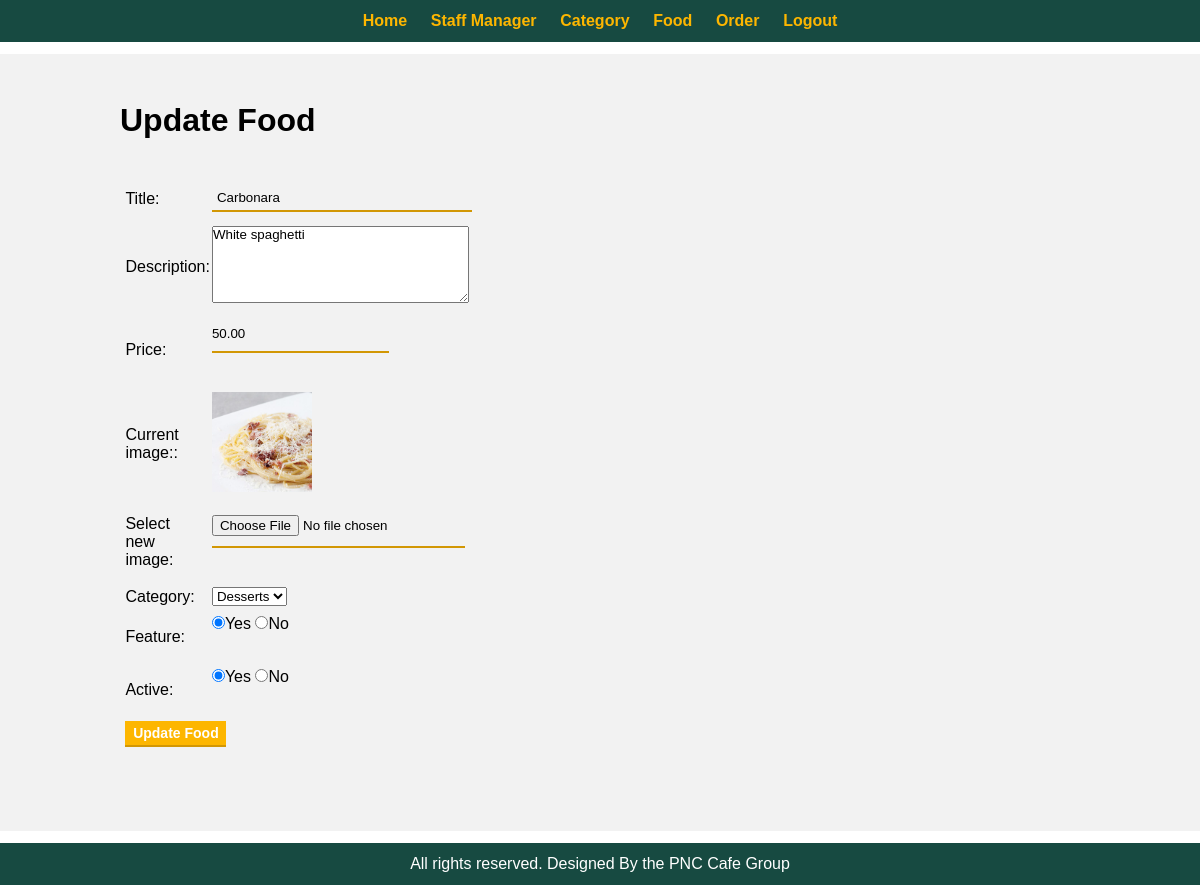
/food-order/admin/update-food.php?id=38 (signed in), run on the app's committed database.
### tables this page shows
CREATE TABLE `tbl_food` (
  `id` int(10) UNSIGNED NOT NULL,
  `title` varchar(150) NOT NULL,
  `description` text NOT NULL,
  `price` decimal(10,2) NOT NULL,
  `image_name` varchar(255) NOT NULL,
  `category_id` int(10) UNSIGNED NOT NULL,
  `featured` varchar(10) NOT NULL,
  `active` varchar(10) NOT NULL
);

CREATE TABLE `tbl_category` (
  `id` int(10) UNSIGNED NOT NULL,
  `title` varchar(100) NOT NULL,
  `image_name` varchar(100) NOT NULL,
  `featured` varchar(10) NOT NULL,
  `active` varchar(10) NOT NULL
);

### food-order/admin/update-food.php (the view, shortened to what this page needs)
<?php
    include('partials/menu.php');
?>
<?php
    if(isset($_GET['id'])) {
        $id = $_GET['id'];
        $sql2 = "SELECT * FROM tbl_food WHERE id=$id";
        $res2 = mysqli_query($conn, $sql2);
        $row2 = mysqli_fetch_assoc($res2);
        $title = $row2['title'];
        $description = $row2['description'];
        $price = $row2['price'];
        $current_image = $row2['image_name'];
        $current_category = $row2['category_id'];
        $featured = $row2['featured'];
        $active = $row2['active'];
    } else {
        header('location:'.SITEURL.'admin/manage-food.php');
    }
    ?>
<div class="main-content">
    <div class="wrapper">
        <h1>Update Food</h1>
        <br><br>
        <form action="" method="POST" enctype="multipart/form-data">
            <table class="tbl-30">
                <tr>
                    <td>Title:</td>
                    <td>
                        <input type="text" name="title"  value="<?php echo $title;?>"required>
                    </td>
                </tr>
                <tr>
                    <td>Description:</td>
                    <td>
                    <textarea name="description" cols="30" rows="5" required><?php echo $description; ?></textarea>
                    </td>
                </tr>
                <tr>
                    <td>Price:</td>
                    <td>
                        <input type="number" name="price" value ="<?php echo $price;?>">
                    </td>
                </tr>
                <tr>
                    <td>Current image::</td>
                    <td>
                       <?php
                            if($current_image == "") {
                                echo "<div class='error'>Image not Available.</div>";
                            } else {
                                ?>
                                <img src="<?php echo SITEURL;?>images/food/<?php echo $current_image;?>" width="40%">
                                <?php
                            }
                       ?>
                    </td>
                </tr>
                <tr>
                    <td>Select new image:</td>
                    <td>
                        <input type="file" name="image">
                    </td>
                </tr>
                <tr>
                    <td>Category:</td>
                    <td>
                        <select name="category">
                            <?php
                                $sql = "SELECT * FROM tbl_category WHERE active='Yes'";
                                $res = mysqli_query($conn, $sql);
                                $count  = mysqli_num_rows($res);
                                if($count>0) {
                                     while($row=mysqli_fetch_assoc($res)) {
                                        $category_title = $row['title'];
                                        $category_id = $row['id'];
                                    ?>
                                        <option <?php if($current_category==$category_id) {echo "selected";} ?> value="<?php echo $category_id; ?>"><?php echo $category_title?> </option>
                                    <?php
                                     }
                                } else {
                                    echo "<option value='0'>Category not available</option>";
                                }
                            ?>
                        </select>
                    </td>
                </tr>
                <tr>
                    <td>Feature:</td>
                    <td>
                        <input <?php if($featured=="Yes") {echo "checked";}?> type="radio" name="featured" value="Yes">Yes
                        <input <?php if($featured=="No") {echo "checked";}?> type="radio" name="featured" value="No">No
                    </td>
                </tr>
                <tr>
                    <td>Active:</td>
                    <td>
                        <input  <?php if($active=="Yes") {echo "checked";}?> type="radio" name="active" value="Yes">Yes
                        <input  <?php if($active=="No") {echo "checked";}?> type="radio" name="active" value="No">No
                    </td>
                </tr>
                <tr>
                    <td colspan="2">
                        <input type="submit" name="submit" value="Update Food" class="btn-primary">
                    </td>
                </tr>
            </table>
        </form>
    </div>
</div>
<?php
    include('partials/footer.php');
?>

### food-order/css/admin.css (style rules this page uses)
* { margin: 0 0; padding: 0 0; font-family: Arial, Helvetica, sans-serif; }
.wrapper { padding: 1%; width: 80%; margin: 0 auto; }
.tbl-30 { width:30%; }
table tr td { padding: 1%; margin-right: 3% auto; }
.btn-primary { background-color: #FDB600; padding: 1.2%; font-size: 14px; color: white; text-decoration: none; font-weight: bold; width: 30%; }
.main-content { margin: 1% 0; background-color: #f2f2f2; padding: 3% 0; }
input[type="submit"] { align-items: center; align-content: center; justify-content: center; justify-self: center; }
input[type="text"], input[type="password"] { display: block; width: 100%; padding: 2%; margin: 2% auto; }
form input { border: none; padding: 10px 0; margin-bottom: 30px; box-shadow: none; outline: none; border-bottom: 2px solid black; background-color: rgba(255, 255, 255, 0.01); }
form input:focus, form input:valid { border-bottom: 2px solid #d29704; }

### data on the page
tbl_food: title "Carbonara", description "White spaghetti", price "50.00", image_name (picture), category "Desserts", featured "☑", active "☑"
